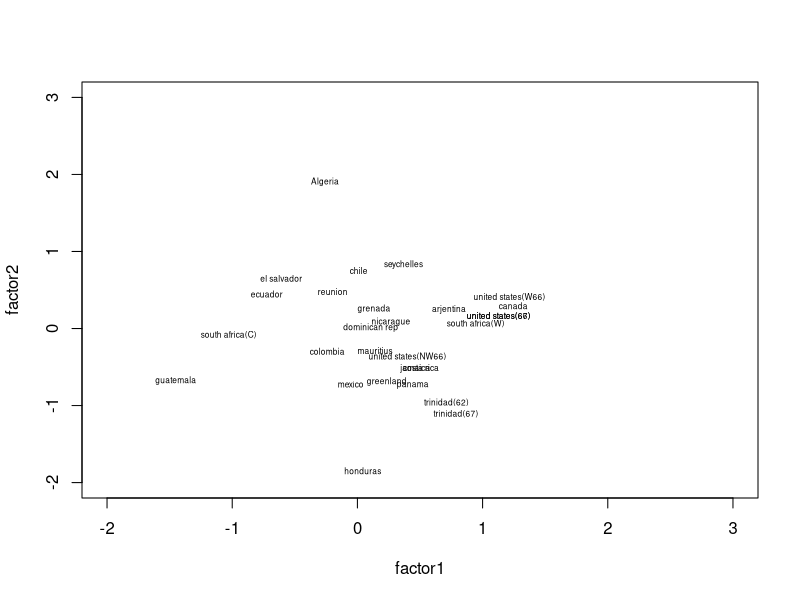
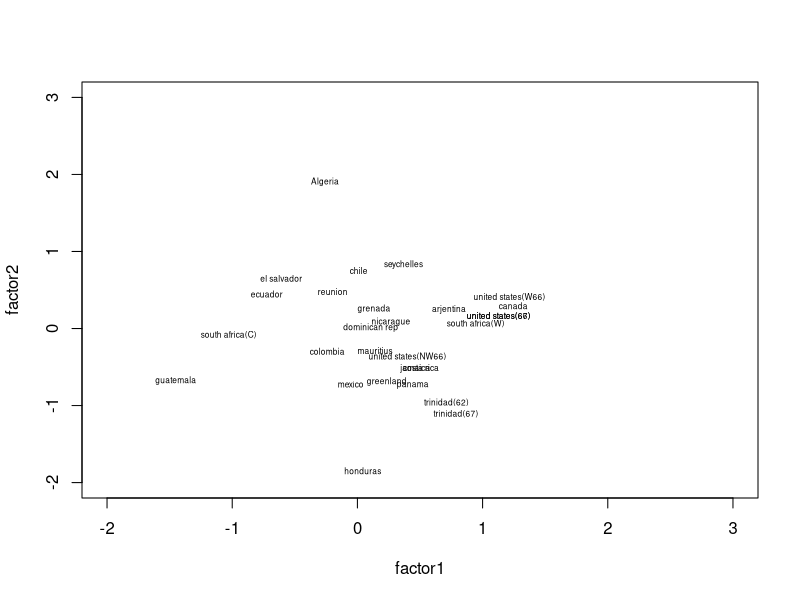
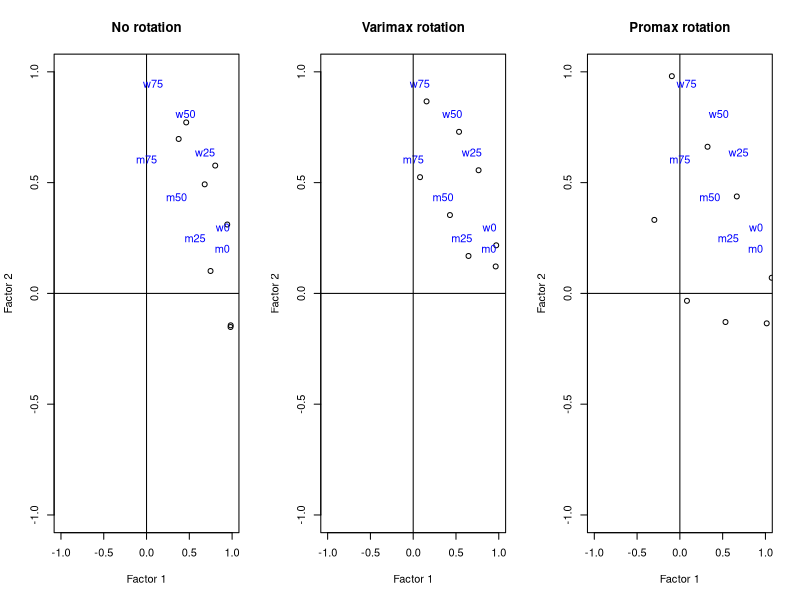

These charts were generated, in order, by the following R code:
###Expectations of life###########

life=matrix(c(63,34,38,59,56,62,50,65,56,69,65,64,56,60,61,49,59,63,59,
              65,65,64,64,67,61,68,67,65,59,58,57,51,29,30,42,38,44,39,44,46,47,48,50,
              44,44,45,40,42,44,44,48,48,63,43,45,40,46,45,46,43,44,46,30,13,17,20,18,
              24,20,22,24,24,26,28,25,22,22,22,22,23,24,28,26,21,21,23,21,23,23,24,23,
              24,28,13,5,7,6,7,7,7,7,11,8,9,11,10,6,8,9,6,8,8,14,9,7,6,8,10,8,8,9,10,9,9,
              67,38,38,64,62,69,55,72,63,75,68,66,61,65,65,51,61,67,63,68,67,68,68,74,67,
              75,74,71,66,62,60,54,32,34,46,46,50,43,50,54,53,50,51,48,45,49,41,43,48,46,
              51,49,47,47,51,46,52,51,51,49,47,49,34,17,20,25,25,28,23,27,33,29,27,29,27,25,
              27,23,22,26,25,29,27,25,24,28,25,29,28,28,27,25,28,15,6,7,8,10,14,8,9,19,10,
              10,11,12,9,10,8,7,9,8,13,10,9,8,10,11,10,10,10,12,10,11),31)
gender = c("m0","m25","m50","m75","w0","w25","w50","w75")
count = c("Algeria","cameroon","madagascar","mauritius","reunion","seychelles",
          "south africa(C)","south africa(W)","tunisia","canada","costa rica",
          "dominican rep","el salvador","greenland","grenada","guatemala","honduras",
          "jamaica","mexico","nicarague","panama","trinidad(62)","trinidad(67)",
          "united states(66)","united states(NW66)","united states(W66)",
          "united states(67)","arjentina","chile","colombia","ecuador")
colnames(life)= gender
rownames(life)= count

sapply(1:3, function(f)
  factanal(life, factors= f, method="mle")$PVAL)

fa.life=factanal(life, factors= 3, method="mle", rotation="none")
summary(fa.life)
fa.life=factanal(life, factors= 3, method="mle")
fa.life
(scores <- factanal(life, factors= 3, mrthod= "mle",
                    scores= "regression")$scores)
x<-scores[,1]
y<-scores[,2]
plot(x, y, xlab = "factor1", ylab = "factor2", xlim=c(-2,3), ylim=c(-2,3),
     type = "n")
text(x, y, labels = count, cex = 0.5)

factanal(life, factors = 3, rotation = "none")
(scores <- factanal(life, factors= 3,rotation = "promax",
                    mrthod= "mle",scores= "regression")$scores)
x2<-scores[,1]
y2<-scores[,2]
plot(x2, y2, xlab = "factor1", ylab = "factor2", xlim=c(-2,3), ylim=c(-2,3),
     type = "n")
text(x, y, labels = count, cex = 0.5)

######Goodness of fit

apply(fa.life$loadings^2,1,sum)# communality
1 - apply(fa.life$loadings^2,1,sum) # uniqueness
Lambda <- fa.life$loadings
Psi <- diag(fa.life$uniquenesses)
S <- fa.life$correlation;S;cor(life)
Shat <- Lambda %*% t(Lambda) + Psi
round(S - Shat, 6)

###Rotation
life.fa.none <- factanal(life, factors = 3, rotation = "none")
life.fa.varimax <- factanal(life, factors = 3, rotation = "varimax")
life.fa.promax <- factanal(life, factors = 3, rotation = "promax")

par(mfrow = c(1,3))
plot(life.fa.none$loadings[,1], 
     life.fa.none$loadings[,2],
     xlab = "Factor 1", 
     ylab = "Factor 2", 
     ylim = c(-1,1),
     xlim = c(-1,1),
     main = "No rotation")
abline(h = 0, v = 0)
text(life.fa.varimax$loadings[,1]-0.08, 
     life.fa.varimax$loadings[,2]+0.08,
     colnames(life),
     col="blue")

plot(life.fa.varimax$loadings[,1], 
     life.fa.varimax$loadings[,2],
     xlab = "Factor 1", 
     ylab = "Factor 2", 
     ylim = c(-1,1),
     xlim = c(-1,1),
     main = "Varimax rotation")

text(life.fa.varimax$loadings[,1]-0.08, 
     life.fa.varimax$loadings[,2]+0.08,
     colnames(life),
     col="blue")
abline(h = 0, v = 0)

plot(life.fa.promax$loadings[,1], 
     life.fa.promax$loadings[,2],
     xlab = "Factor 1", 
     ylab = "Factor 2",
     ylim = c(-1,1),
     xlim = c(-1,1),
     main = "Promax rotation")
abline(h = 0, v = 0)
text(life.fa.varimax$loadings[,1]-0.08, 
     life.fa.varimax$loadings[,2]+0.08,
     colnames(life),
     col="blue")

####Factor analysis with principal component method######
S=cor(life)
S.eigen <- eigen(S)
D1=diag(c(S.eigen$values[1:3]))
G1<- as.matrix(S.eigen$vectors[,1:3])
Lambda.hat=G1 %*% sqrt(D1)
h2.hat <- rowSums(Lambda.hat^2)
psi.hat=1-h2.hat
##############################################################
